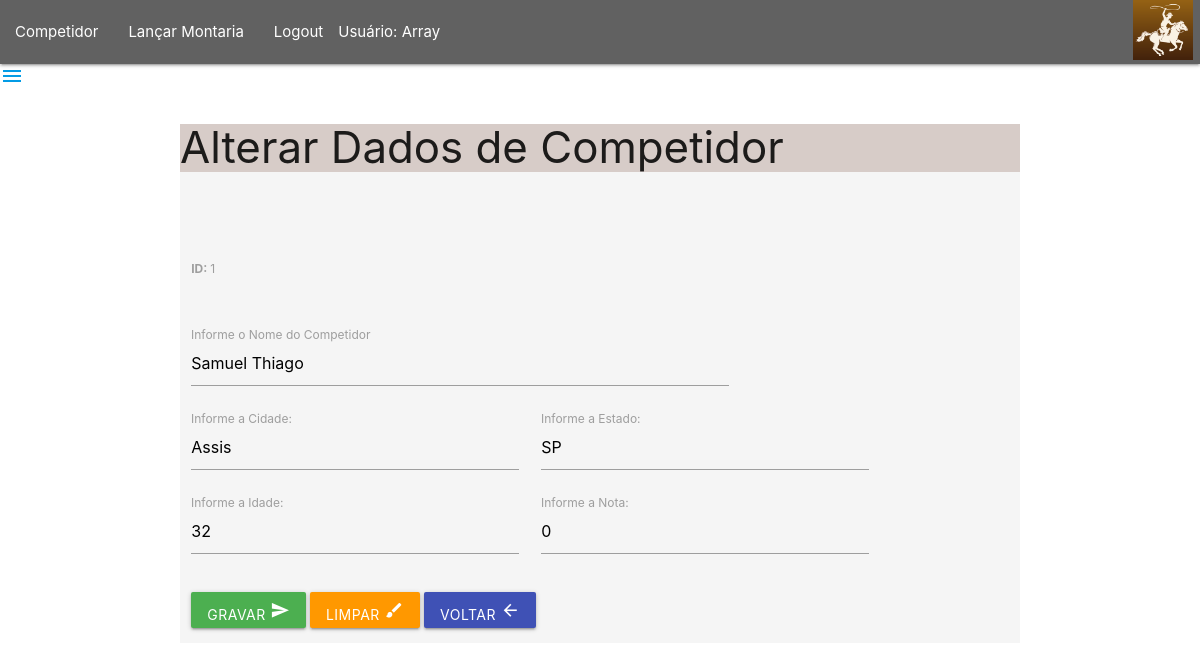
The page /frmEdtCompetidor.php?id=1 (signed in) on the database its author committed.
### tables this page shows
CREATE TABLE `competidor` (
  `id` int(11) NOT NULL,
  `nome` varchar(35) NOT NULL,
  `cidade` varchar(25) NOT NULL,
  `estado` varchar(2) NOT NULL,
  `idade` int(11) NOT NULL,
  `somanota` float NOT NULL
);

### frmEdtCompetidor.php (the view, shortened to what this page needs)
<?php
    include 'menu.php';
    $id =$_GET['id'];
     $pdo = Conexao::conectar();
     $pdo->setAttribute(PDO:: ATTR_ERRMODE, PDO::ERRMODE_EXCEPTION);
     $sql = "SELECT * FROM competidor WHERE id=?;";
     $query = $pdo->prepare($sql);
     $query->execute(array($id));
     $dados = $query->fetch(PDO::FETCH_ASSOC);
     $nome = $dados['nome'];
     $cidade = $dados['cidade'];
     $estado = $dados['estado'];
     $idade = $dados['idade'];
     $nota = $dados['somanota'];
?>
<!DOCTYPE html>
<html lang="pt-br">
<head>
    <link rel="stylesheet" href="https://cdnjs.cloudflare.com/ajax/libs/materialize/1.0.0/css/materialize.min.css">
</head>
<body>
    <div class="container grey lighten-4 col s12">
        <div class="brown lighten-4 col s12">
            <h3>Alterar Dados de Competidor</h3>
        </div>
     <div class="row">
        <form action="edtCompetidor.php" method="POST" id="frmEdtCompetidor" class="col s12">
            <div class="input-field col s8">
              <h3>
                <label for="lblID">
                         <b>ID: </b> <?php echo $id;?>
                </label>
              </h3>
            </div>
            <br>
            <div class="input-field col s8">
                <label for="lblNome">Informe o Nome do Competidor</label>
                <input type="text" class="form-control" id="txtNome" name="txtNome"
                value="<?php echo $nome?>">
            </div>
            <div class="input-field col s5">
                <label for="lblCidade">Informe a Cidade: </label>
                <input type="text" class="form-control" id="txtCidade" name="txtCidade"
                value="<?php echo $cidade?>">
            </div>
            <div class="input-field col s5">
                <label for="lblEstado">Informe a Estado: </label>
                <input type="text" class="form-control" id="txtEstado" name="txtEstado"
                value="<?php echo $estado?>">
            </div>
            <div class="input-field col s5">
                <label for="lblIdade">Informe a Idade: </label>
                <input type="number"  class="form-control" id="txtIdade" name="txtIdade"
                value="<?php echo $idade?>">
            </div>
            <div class="input-field col s5">
                <label for="lblCidade">Informe a Nota: </label>
                <input type="number" class="form-control" id="txtNota" name="txtNota"
                value="<?php echo $nota?>">
            </div>
            <br>
            <div class="input-field col s8">
               <button class="btn waves-effect waves-light green" type="submit" name="btnGravar">
               Gravar <i class="material-icons">send</i>
               </button>
               <button class="btn waves-effect waves-light orange" type="reset" name="btnLimpar">
               Limpar <i class="material-icons">brush</i>
               </button>
               <button class="btn waves-effect waves-light indigo" type="button" name="btnVoltar"
                onclick="JavaScript:location.href='listarCompetidor.php'">
               Voltar <i class="material-icons">arrow_back</i>
               </button>
            </div>
        </form>
     </div>
    </div>
</body>
</html>

### rows shown on the page
competidor: txtNome "Samuel Thiago", txtCidade "Assis", txtEstado "SP", txtIdade "32", txtNota "0"

### other values the page prints
$_SESSION['usuario'] "Array"
$id "1"
